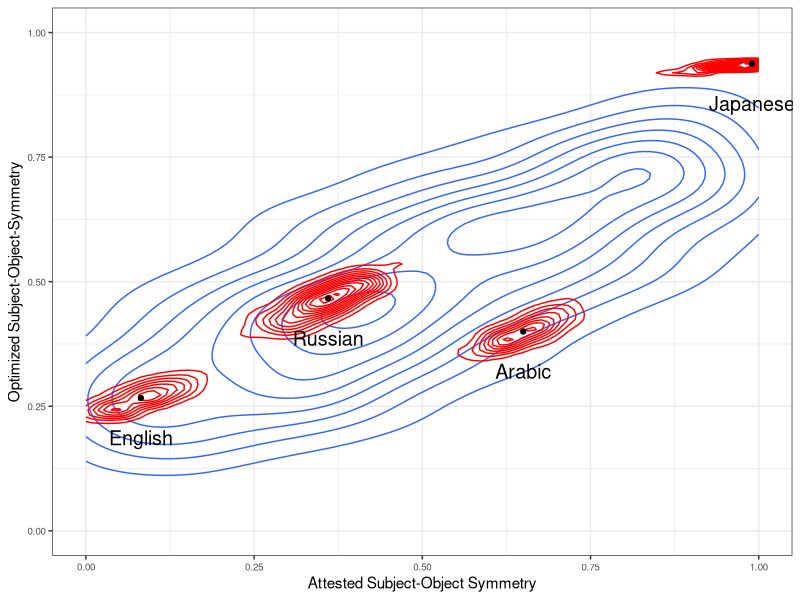

The R script that drew this image:
library(MASS)

# Instantaneous Fluctuations
sigma=c(1.48, 0.99, 0.99, 0.86)
dim(sigma)=c(2,2)

# Stationary Variance
omega=c(1.00, 0.63, 0.63, 0.52)
dim(omega)=c(2,2)

# Drift vector
drift = c(0.82, 0, 0, 0.89)
dim(drift)=c(2,2)


data = mvrnorm(n=1000, mu=c(0,0), Sigma=omega)


library(ggplot2)
plot = ggplot(data.frame(Real = data[,2], Model = 1/(1+exp(-data[,1]))), aes(x=Real, y=Model)) + geom_density2d() + xlim(0,1) + ylim(0,1)


                                                                                                        
#"20" "English_2.6" "Germanic" 4 15 0.266666666666667 0.866666666666667 FALSE 0.0816786854392221                                                                                     
#"55" "Russian_2.6" "Slavic" 7 15 0.466666666666667 0.8 FALSE 0.355193867478513                 
# "36" "Japanese_2.6" "Japanese" 15 16 0.9375 0.4375 TRUE 0.999464341990614            
logit = function(x) { 
   return(log(x/(1-x)))
}

english = c(logit(4/15), 2*0.0817-1)
russian = c(logit(7/15), 2*0.36-1)
arabic = c(logit(6/15), 2*0.65-1)
japanese = c(logit(15/16), 2*0.99-1)

library(expm)                                                             
#        target += multi_normal_lpdf(own_overall | target_mean_here + exp1 * (reference_overall - target_mean_here), covariance_diagnostic);     
englishMean = 0 + expm(-0.01 * drift) %*% (english-0)
russianMean = 0 + expm(-0.01 * drift) %*% (russian-0)
japaneseMean = 0 + expm(-0.01 * drift) %*% (japanese-0)
arabicMean = 0 + expm(-0.01 * drift) %*% (arabic-0)
change_variance = omega - expm(-0.01 * drift) %*% omega %*% t(expm(-0.01 * drift))


sigmoid = function(x) {
	return(1/(1+exp(-x)))
}

infinitesimal_english = mvrnorm(n=100, mu=englishMean, Sigma=change_variance)
infinitesimal_japanese = mvrnorm(n=100, mu=japaneseMean, Sigma=change_variance)
infinitesimal_russian = mvrnorm(n=100, mu=russianMean, Sigma=change_variance)
infinitesimal_arabic = mvrnorm(n=100, mu=arabicMean, Sigma=change_variance)


data_inf_english = data.frame(Real = (infinitesimal_english[,2]+1)/2, Model = sigmoid(infinitesimal_english[,1]))
data_inf_japanese = data.frame(Real = (infinitesimal_japanese[,2]+1)/2, Model = sigmoid(infinitesimal_japanese[,1]))
data_inf_russian = data.frame(Real = (infinitesimal_russian[,2]+1)/2, Model = sigmoid(infinitesimal_russian[,1]))
data_inf_arabic = data.frame(Real = (infinitesimal_arabic[,2]+1)/2, Model = sigmoid(infinitesimal_arabic[,1]))

plot = ggplot(data.frame(Real = (data[,2]+1)/2, Model = sigmoid(data[,1])), aes(x=Real, y=Model)) + geom_density2d() + xlim(0,1) + ylim(0,1)
plot = plot + geom_density2d(data=data_inf_english, color="red")
#plot = plot + geom_point(data=data.frame(Real = c((english[2]+1)/2), Model = sigmoid(c(english[1]))), aes(x=Real, y=Model), color="black")
plot = plot + geom_density2d(data=data_inf_japanese, color="red")
#plot = plot + geom_point(data=data.frame(Real = c((japanese[2]+1)/2), Model = sigmoid(c(japanese[1]))), aes(x=Real, y=Model), color="black")
plot = plot + geom_density2d(data=data_inf_arabic, color="red")
plot = plot + geom_density2d(data=data_inf_russian, color="red")
data_langs = data.frame(Real = (c(arabic[2], russian[2],english[2], japanese[2])+1)/2, Model = sigmoid(c(arabic[1], russian[1], english[1], japanese[1])), Name = c("Arabic", "Russian", "English", "Japanese"))
plot = plot + geom_point(data=data_langs, aes(x=Real, y=Model), color="black") + geom_text(data=data_langs, aes(x=Real, y=Model, label=Name), nudge_y=-0.08, size=5)
plot = plot + theme_bw()
plot = plot + theme(axis.text=element_text(size=7))
plot = plot + xlab("Attested Subject-Object Symmetry")
plot = plot + ylab("Optimized Subject-Object-Symmetry")
ggsave(plot, file="stationary.pdf", height=4, width=4)


# geom_point(data=data_inf_russian, aes(x=Real, y=Model), color="red") + 
# geom_point(data=data_inf_japanese, aes(x=Real, y=Model), color="red") + 
# geom_point(data=data_inf_english, aes(x=Real, y=Model), color="red") + 
